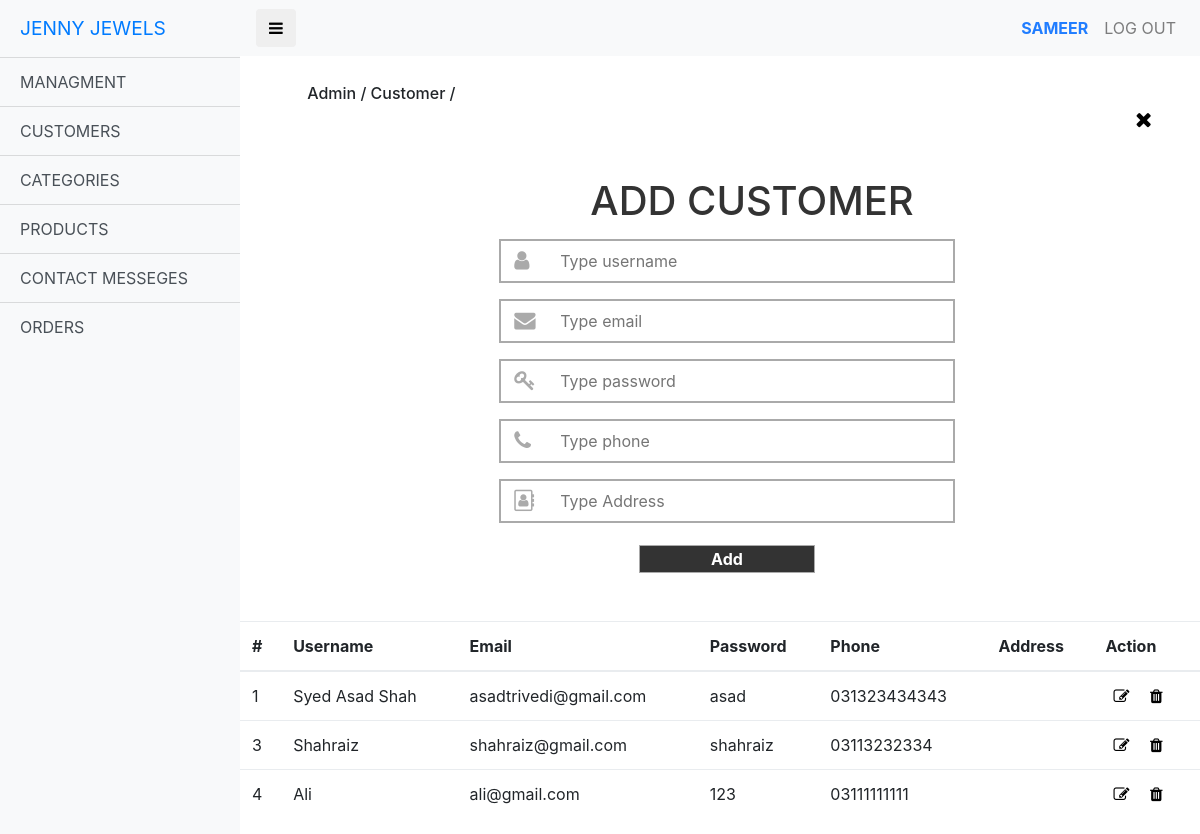
The app's page /addcustomer.php (signed in) with its own data.
### tables this page shows
CREATE TABLE `customer` (
  `c_id` int(11) NOT NULL,
  `c_name` varchar(255) NOT NULL,
  `c_email` varchar(255) NOT NULL,
  `c_password` varchar(255) NOT NULL,
  `c_phone` varchar(255) NOT NULL
);

### action_cust.php (called while the page is built, shortened)
<?php
$update = false;
    $myusername="";
    $myemail = "";
    $mypassword="";
    $myphone="";
    $myaddress="";
?>

### addcustomer.php (the view, shortened to what this page needs)
<?php include 'header2.php';
 include 'action_cust.php';
 ?>
<H6 style="margin-left: 7%; margin-top: 3%;">Admin / Customer /</H6>
<h6><a href="admin.php"  style="float: right; margin-right: 5%; text-decoration: none; color: black;"><i class="fa fa-times fa-lg"></i></a></h6>
<div style="margin-top: 8%; margin-left: 27%;">
			<?php if($update == true){ ?> <h1 style="margin-left: 12%; color:#333333;">UPDATE CUSTOMER</h1> <?php } else{ ?>
			<h1 style="margin-left: 13%; color:#333333;">ADD CUSTOMER</h1> <?php } echo $msg; ?>
<form action="action_cust.php" method="POST" >
<div class="inputWithIcon">
<input type="text" name="name" value="<?php echo $myusername; ?>" placeholder="&nbsp;&nbsp;Type username" required>
  <i class="fa fa-user fa-lg fa-fw" aria-hidden="true"></i>
</div>
<div class="inputWithIcon ">
	<input type="text" name="email" value="<?php echo $myemail; ?>" placeholder="&nbsp;&nbsp;Type email " required>
	<i class="fa fa-envelope fa-lg fa-fw" aria-hidden="true"></i>
</div>
<div class="inputWithIcon ">
	<input type="password" name="password" value="<?php echo $mypassword; ?>" placeholder="&nbsp;&nbsp;Type password " required>
	<i class="fa fa-key fa-lg fa-fw" aria-hidden="true"></i>
</div>
<div class="inputWithIcon ">
	<input type="text" name="phone" value="<?php echo $myphone; ?>" placeholder="&nbsp;&nbsp;Type phone  " required>
	<i class="fa fa-phone fa-lg fa-fw" aria-hidden="true"></i>
</div>
<div class="inputWithIcon ">
	<input type="text" name="address" value="<?php echo $myaddress; ?>" placeholder="&nbsp;&nbsp;Type Address " required>
	<i class="fa fa-address-book-o fa-lg fa-fw" aria-hidden="true"></i>
</div>
<div class="form-group btn_class">
		<?php if($update == true ){?>
		<input type="submit" name="up" class="btn  btn-block " value="Update" >
		<input type="submit" name="close" class="btn  btn-block " value="Close" >
	<?php } else {?>
	<input type="submit" name="add" class="btn  btn-block" value="Add" >
<?php } ?>
</div>
 </form>
 </div>
  <div class="mt-5">
			<table class="table  table-stripped tbl">
    <thead>
      <tr>
        <th>#</th>
        <th>Username</th>
        <th>Email</th>
        <th>Password</th>
        <th>Phone</th>
        <th>Address</th>
        <th>Action</th>
      </tr>
    </thead>
    <tbody>
    			 	<?php
 $query = "select * from customer ";
 $result = mysqli_query($conn,$query);
 while($res = mysqli_fetch_array($result)){
 ?>
      <tr>
        <td><?php echo $res['c_id'];  ?></td>
        <td><?php echo $res['c_name'];  ?></td>
        <td><?php echo $res['c_email'];  ?></td>
        <td><?php echo $res['c_password'];  ?></td>
        <td><?php echo $res['c_phone'];  ?></td>
        <td><?php echo $res['c_address'];  ?></td>
         <td>
     <a href="addcustomer.php?edit=<?php echo $res['c_id']; ?>" class="p-2"  style="text-decoration: none; color: black;"><i class="fa fa-edit"></i></a>
 	<a href="addcustomer.php?delete=<?php echo $res['c_id']; ?>" class="p-2"   onClick="return confirm('Do you want to delete this Customer? ')"style="text-decoration: none; color: black;"><i class="fa fa-trash" style="color: black;"></i></a>
 </td>
      </tr>
     <?php
 }
 ?>
  </table>
	</div>
 <?php include 'footer2.php'; ?>

### css/simple-sidebar.css (style rules this page uses)
body { overflow-x: hidden; }

### css/style4.css (style rules this page uses)
input[type="text"] { width: 65%; border: 2px solid #aaa; margin: 8px 0; outline: none; padding: 8px; box-sizing: border-box; transition: 0.3s; }
.inputWithIcon input[type="text"] { padding-left: 50px; }
input[type="password"] { width: 65%; border: 2px solid #aaa; margin: 8px 0; outline: none; padding: 8px; box-sizing: border-box; transition: 0.3s; }
.inputWithIcon input[type="password"] { padding-left: 50px; }
.inputWithIcon { position: relative; }
.inputWithIcon i { position: absolute; left: 1%; top: 13px; padding: 9px 8px; color: #aaa; transition: 0.3s; }
input[type="submit"] { margin-left: 20%; width: 25% !important; padding: 3px; border-radius: 0px !important; font-weight: bold; background-color: #333333; border: 1px solid #aaa; box-shadow: none; cursor: pointer; transition: .5s; color:white; margin-top: 2%; margin-bottom: 2%; }

### records on screen
customer: c_id "1", c_name "Syed Asad Shah", c_email "asadtrivedi@gmail.com", c_password "asad", c_phone "031323434343"
customer: c_id "3", c_name "Shahraiz", c_email "shahraiz@gmail.com", c_password "shahraiz", c_phone "03113232334"
customer: c_id "4", c_name "Ali", c_email "ali@gmail.com", c_password "123", c_phone "03111111111"

### other values on screen
$_SESSION['adminname'] "SAMEER"
